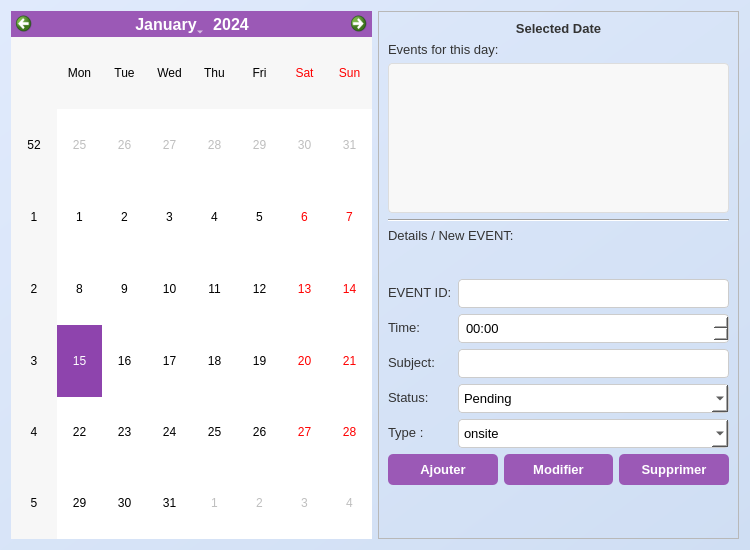
<?xml version="1.0" encoding="UTF-8"?>
<ui version="4.0">
 <class>CalendrierDialog</class>
 <widget class="QDialog" name="CalendrierDialog">
  <property name="geometry">
   <rect>
    <x>0</x>
    <y>0</y>
    <width>750</width>
    <height>550</height>
   </rect>
  </property>
  <property name="windowTitle">
   <string>Calendrier</string>
  </property>
  <property name="styleSheet">
   <string notr="true">/* Basic Styling - Enhance as needed */
QDialog {
    background-color: qlineargradient(spread:pad, x1:0, y1:0, x2:1, y2:1, stop:0 #e0eafc, stop:1 #cfdef3); /* Light blue gradient */
}

QLabel {
    font-family: 'Segoe UI', sans-serif;
    font-size: 10pt;
    color: #333;
}

QLineEdit, QTimeEdit, QComboBox {
    background-color: #ffffff;
    border: 1px solid #ccc;
    border-radius: 4px;
    padding: 5px;
    font-size: 10pt;
}

QPushButton {
    background-color: #9B59B6; /* Purple */
    color: white;
    border: none;
    border-radius: 5px;
    padding: 8px 15px;
    font-size: 10pt;
    font-weight: bold;
}

QPushButton:hover {
    background-color: #8E44AD; /* Darker Purple */
}

QPushButton:pressed {
    background-color: #70308f;
}

QCalendarWidget QWidget#qt_calendar_navigationbar {
    background-color: #9B59B6; /* Purple */
}
QCalendarWidget QToolButton {
    color: white;
    font-size: 12pt;
    icon-size: 18px, 18px;
    background-color: transparent;
}
QCalendarWidget QMenu {
    background-color: white;
    color: #333;
}
QCalendarWidget QSpinBox {
     color: white;
     background-color: transparent;
     selection-background-color: #8E44AD;
     selection-color: white;
}
QCalendarWidget QTableView {
    selection-background-color: #8E44AD; /* Darker Purple for selection */
    selection-color: white;
}
/* Highlighted dates (set in code) */
QCalendarWidget QTableView::item:selected {
     background-color: #8E44AD;
     color: white;
}

QListWidget {
    background-color: #f8f8f8;
    border: 1px solid #ddd;
    border-radius: 4px;
}
</string>
  </property>
  <layout class="QHBoxLayout" name="horizontalLayout">
   <item>
    <widget class="QCalendarWidget" name="calendarWidget">
     <property name="minimumSize">
      <size>
       <width>350</width>
       <height>0</height>
      </size>
     </property>
     <property name="styleSheet">
      <string notr="true"/>
     </property>
    </widget>
   </item>
   <item>
    <widget class="QFrame" name="frame_details">
     <property name="frameShape">
      <enum>QFrame::Shape::StyledPanel</enum>
     </property>
     <property name="frameShadow">
      <enum>QFrame::Shadow::Raised</enum>
     </property>
     <layout class="QVBoxLayout" name="verticalLayout">
      <item>
       <widget class="QLabel" name="label_SelectedDate">
        <property name="font">
         <font>
          <family>Segoe UI</family>
          <pointsize>10</pointsize>
          <bold>true</bold>
         </font>
        </property>
        <property name="text">
         <string>Selected Date</string>
        </property>
        <property name="alignment">
         <set>Qt::AlignmentFlag::AlignCenter</set>
        </property>
       </widget>
      </item>
      <item>
       <widget class="QLabel" name="label_Appointments">
        <property name="text">
         <string>Events for this day:</string>
        </property>
       </widget>
      </item>
      <item>
       <widget class="QListWidget" name="listWidget_Appointments">
        <property name="maximumSize">
         <size>
          <width>16777215</width>
          <height>150</height>
         </size>
        </property>
       </widget>
      </item>
      <item>
       <widget class="Line" name="line">
        <property name="orientation">
         <enum>Qt::Orientation::Horizontal</enum>
        </property>
       </widget>
      </item>
      <item>
       <widget class="QLabel" name="label_Details">
        <property name="text">
         <string>Details / New EVENT:

</string>
        </property>
       </widget>
      </item>
      <item>
       <layout class="QFormLayout" name="formLayout">
        <item row="0" column="0">
         <widget class="QLabel" name="label_IdCal">
          <property name="text">
           <string>EVENT ID:</string>
          </property>
         </widget>
        </item>
        <item row="0" column="1">
         <widget class="QLineEdit" name="lineEdit_IdCal"/>
        </item>
        <item row="1" column="0">
         <widget class="QLabel" name="label_HeureCal">
          <property name="text">
           <string>Time:</string>
          </property>
         </widget>
        </item>
        <item row="1" column="1">
         <widget class="QTimeEdit" name="timeEdit_HeureCal">
          <property name="displayFormat">
           <string>HH:mm</string>
          </property>
         </widget>
        </item>
        <item row="2" column="0">
         <widget class="QLabel" name="label_ObjetCal">
          <property name="text">
           <string>Subject:</string>
          </property>
         </widget>
        </item>
        <item row="2" column="1">
         <widget class="QLineEdit" name="lineEdit_ObjetCal"/>
        </item>
        <item row="3" column="0">
         <widget class="QLabel" name="label_StatutCal">
          <property name="text">
           <string>Status:</string>
          </property>
         </widget>
        </item>
        <item row="3" column="1">
         <widget class="QComboBox" name="comboBox_StatutCal">
          <item>
           <property name="text">
            <string>Pending</string>
           </property>
          </item>
          <item>
           <property name="text">
            <string>Confirmed</string>
           </property>
          </item>
          <item>
           <property name="text">
            <string>Cancelled</string>
           </property>
          </item>
          <item>
           <property name="text">
            <string>Done</string>
           </property>
          </item>
         </widget>
        </item>
        <item row="4" column="0">
         <widget class="QLabel" name="label_TypeCal">
          <property name="text">
           <string>Type :</string>
          </property>
         </widget>
        </item>
        <item row="4" column="1">
         <widget class="QComboBox" name="comboBox_TypeCal">
          <item>
           <property name="text">
            <string>onsite</string>
           </property>
          </item>
          <item>
           <property name="text">
            <string>online</string>
           </property>
          </item>
         </widget>
        </item>
       </layout>
      </item>
      <item>
       <layout class="QHBoxLayout" name="horizontalLayout_buttons">
        <item>
         <widget class="QPushButton" name="pushButton_AjouterCal">
          <property name="text">
           <string>Ajouter</string>
          </property>
         </widget>
        </item>
        <item>
         <widget class="QPushButton" name="pushButton_ModifierCal">
          <property name="text">
           <string>Modifier</string>
          </property>
         </widget>
        </item>
        <item>
         <widget class="QPushButton" name="pushButton_SupprimerCal">
          <property name="text">
           <string>Supprimer</string>
          </property>
         </widget>
        </item>
       </layout>
      </item>
      <item>
       <spacer name="verticalSpacer">
        <property name="orientation">
         <enum>Qt::Orientation::Vertical</enum>
        </property>
        <property name="sizeHint" stdset="0">
         <size>
          <width>20</width>
          <height>40</height>
         </size>
        </property>
       </spacer>
      </item>
     </layout>
    </widget>
   </item>
  </layout>
 </widget>
 <resources/>
 <connections/>
</ui>
